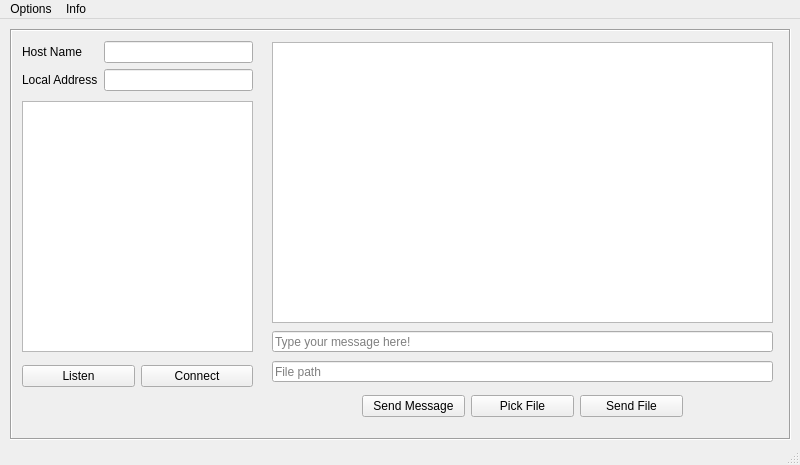
<?xml version="1.0" encoding="UTF-8"?>
<ui version="4.0">
 <class>MainWindow</class>
 <widget class="QMainWindow" name="MainWindow">
  <property name="windowModality">
   <enum>Qt::ApplicationModal</enum>
  </property>
  <property name="enabled">
   <bool>true</bool>
  </property>
  <property name="geometry">
   <rect>
    <x>0</x>
    <y>0</y>
    <width>800</width>
    <height>465</height>
   </rect>
  </property>
  <property name="minimumSize">
   <size>
    <width>800</width>
    <height>465</height>
   </size>
  </property>
  <property name="maximumSize">
   <size>
    <width>800</width>
    <height>465</height>
   </size>
  </property>
  <property name="windowTitle">
   <string>MainWindow</string>
  </property>
  <property name="tabShape">
   <enum>QTabWidget::Triangular</enum>
  </property>
  <property name="unifiedTitleAndToolBarOnMac">
   <bool>false</bool>
  </property>
  <widget class="QWidget" name="centralwidget">
   <widget class="QStackedWidget" name="stackedWidget">
    <property name="geometry">
     <rect>
      <x>10</x>
      <y>10</y>
      <width>781</width>
      <height>411</height>
     </rect>
    </property>
    <property name="acceptDrops">
     <bool>true</bool>
    </property>
    <property name="frameShape">
     <enum>QFrame::Box</enum>
    </property>
    <property name="frameShadow">
     <enum>QFrame::Sunken</enum>
    </property>
    <property name="currentIndex">
     <number>0</number>
    </property>
    <widget class="QWidget" name="page_main">
     <widget class="QWidget" name="formLayoutWidget_2">
      <property name="geometry">
       <rect>
        <x>10</x>
        <y>10</y>
        <width>231</width>
        <height>51</height>
       </rect>
      </property>
      <layout class="QFormLayout" name="formLayout_user_peerdata">
       <item row="0" column="0">
        <widget class="QLabel" name="label_user_hostname">
         <property name="text">
          <string>Host Name</string>
         </property>
        </widget>
       </item>
       <item row="0" column="1">
        <widget class="QLineEdit" name="lineEdit_user_hostname">
         <property name="toolTip">
          <string>Your name. Default is your PC name.</string>
         </property>
         <property name="alignment">
          <set>Qt::AlignRight|Qt::AlignTrailing|Qt::AlignVCenter</set>
         </property>
         <property name="readOnly">
          <bool>false</bool>
         </property>
        </widget>
       </item>
       <item row="1" column="0">
        <widget class="QLabel" name="label_user_local_address">
         <property name="text">
          <string>Local Address</string>
         </property>
        </widget>
       </item>
       <item row="1" column="1">
        <widget class="QLineEdit" name="lineEdit_user_local_address">
         <property name="toolTip">
          <string>Your IPv4 address.</string>
         </property>
         <property name="alignment">
          <set>Qt::AlignCenter</set>
         </property>
         <property name="readOnly">
          <bool>false</bool>
         </property>
        </widget>
       </item>
      </layout>
     </widget>
     <widget class="QListView" name="listView_sockets">
      <property name="geometry">
       <rect>
        <x>10</x>
        <y>70</y>
        <width>231</width>
        <height>251</height>
       </rect>
      </property>
      <property name="toolTip">
       <string>List of peersockets.</string>
      </property>
      <property name="frameShape">
       <enum>QFrame::StyledPanel</enum>
      </property>
      <property name="editTriggers">
       <set>QAbstractItemView::EditKeyPressed</set>
      </property>
      <property name="isWrapping" stdset="0">
       <bool>false</bool>
      </property>
      <property name="wordWrap">
       <bool>true</bool>
      </property>
     </widget>
     <widget class="QListView" name="listView_chat">
      <property name="geometry">
       <rect>
        <x>260</x>
        <y>11</y>
        <width>501</width>
        <height>281</height>
       </rect>
      </property>
      <property name="toolTip">
       <string>Chat panel of selected peersocket.</string>
      </property>
      <property name="accessibleDescription">
       <string/>
      </property>
      <property name="frameShape">
       <enum>QFrame::StyledPanel</enum>
      </property>
      <property name="editTriggers">
       <set>QAbstractItemView::EditKeyPressed</set>
      </property>
      <property name="isWrapping" stdset="0">
       <bool>false</bool>
      </property>
      <property name="wordWrap">
       <bool>true</bool>
      </property>
     </widget>
     <widget class="QLineEdit" name="lineEdit_message">
      <property name="geometry">
       <rect>
        <x>260</x>
        <y>300</y>
        <width>501</width>
        <height>21</height>
       </rect>
      </property>
      <property name="toolTip">
       <string>Message box. Enter is the hot key for sending message.</string>
      </property>
      <property name="placeholderText">
       <string>Type your message here!</string>
      </property>
     </widget>
     <widget class="QWidget" name="horizontalLayoutWidget">
      <property name="geometry">
       <rect>
        <x>350</x>
        <y>360</y>
        <width>321</width>
        <height>31</height>
       </rect>
      </property>
      <layout class="QHBoxLayout" name="horizontalLayout_chat_buttons">
       <item>
        <widget class="QPushButton" name="pushButton_send_message">
         <property name="toolTip">
          <string>Send your message with this button.</string>
         </property>
         <property name="text">
          <string>Send Message</string>
         </property>
        </widget>
       </item>
       <item>
        <widget class="QPushButton" name="pushButton_pick_file">
         <property name="toolTip">
          <string>Opens file dialog.</string>
         </property>
         <property name="text">
          <string>Pick File</string>
         </property>
        </widget>
       </item>
       <item>
        <widget class="QPushButton" name="pushButton_send_file">
         <property name="toolTip">
          <string>Send your file with this button.</string>
         </property>
         <property name="text">
          <string>Send File</string>
         </property>
        </widget>
       </item>
      </layout>
     </widget>
     <widget class="QWidget" name="horizontalLayoutWidget_2">
      <property name="geometry">
       <rect>
        <x>10</x>
        <y>330</y>
        <width>231</width>
        <height>31</height>
       </rect>
      </property>
      <layout class="QHBoxLayout" name="horizontalLayout_operation_buttons">
       <item>
        <widget class="QPushButton" name="pushButton_listen">
         <property name="toolTip">
          <string>To create a server peersocket.</string>
         </property>
         <property name="text">
          <string>Listen</string>
         </property>
        </widget>
       </item>
       <item>
        <widget class="QPushButton" name="pushButton_connect">
         <property name="toolTip">
          <string>To create a client peersocket.</string>
         </property>
         <property name="text">
          <string>Connect</string>
         </property>
        </widget>
       </item>
      </layout>
     </widget>
     <widget class="QLineEdit" name="lineEdit_file_path">
      <property name="geometry">
       <rect>
        <x>260</x>
        <y>330</y>
        <width>501</width>
        <height>21</height>
       </rect>
      </property>
      <property name="toolTip">
       <string>Message box. Enter key is the hot key for sending message.</string>
      </property>
      <property name="placeholderText">
       <string>File path</string>
      </property>
     </widget>
    </widget>
    <widget class="QWidget" name="page_help">
     <widget class="QPushButton" name="pushButton_guide_back">
      <property name="geometry">
       <rect>
        <x>340</x>
        <y>370</y>
        <width>75</width>
        <height>23</height>
       </rect>
      </property>
      <property name="text">
       <string>Back</string>
      </property>
     </widget>
     <widget class="QPlainTextEdit" name="plainTextEdit_guide">
      <property name="geometry">
       <rect>
        <x>10</x>
        <y>30</y>
        <width>751</width>
        <height>331</height>
       </rect>
      </property>
      <property name="focusPolicy">
       <enum>Qt::StrongFocus</enum>
      </property>
      <property name="acceptDrops">
       <bool>false</bool>
      </property>
      <property name="styleSheet">
       <string notr="true"/>
      </property>
      <property name="inputMethodHints">
       <set>Qt::ImhNone</set>
      </property>
      <property name="frameShape">
       <enum>QFrame::NoFrame</enum>
      </property>
      <property name="frameShadow">
       <enum>QFrame::Sunken</enum>
      </property>
      <property name="verticalScrollBarPolicy">
       <enum>Qt::ScrollBarAlwaysOff</enum>
      </property>
      <property name="horizontalScrollBarPolicy">
       <enum>Qt::ScrollBarAlwaysOff</enum>
      </property>
      <property name="sizeAdjustPolicy">
       <enum>QAbstractScrollArea::AdjustIgnored</enum>
      </property>
      <property name="documentTitle">
       <string/>
      </property>
      <property name="undoRedoEnabled">
       <bool>false</bool>
      </property>
      <property name="lineWrapMode">
       <enum>QPlainTextEdit::WidgetWidth</enum>
      </property>
      <property name="readOnly">
       <bool>true</bool>
      </property>
      <property name="plainText">
       <string>Host Name and Local Address:
PeerConn automatically assigns your computer name as &quot;Host Name&quot; and finds your IPv4 to assign it as &quot;Local Address&quot;. The most important thing here is your Local Address, which you can use to set up listener peer sockets for incoming connections, or to connect to another computer using its IPv4.

Listen and Connect buttons:
These buttons allow you to create 2 different types of peersockets, these are server and client peersockets. When you create a peersocket it will appear in a list on the left hand side of the window.

Peersockets:
The left pane of the window is a list of peersockets. You can select a peersocket by clicking on it. When a socket is selected, you can only interact with that peersocket. You can also change the name of the peersocket from the context menu that opens when you right click on it.

Server Peersocket:
This type of peersocket is for incoming connections. A server peersocket has a down arrow icon to indicate that it is a server.

Client Peersocket:
This type of peersocket is for connecting to a server peersocket. A client peersocket has an up arrow icon to indicate that it is a client.

Peersocket icon colours:
       Yellow: Indicates that it is active and waiting for a connection.
       Green: Indicates that it is active and connected.
       Red: Indicates inactive and connection lost.

To connect over different networks you should use 3rd party tools. (e.g. Localtonet)</string>
      </property>
      <property name="overwriteMode">
       <bool>false</bool>
      </property>
      <property name="backgroundVisible">
       <bool>false</bool>
      </property>
      <property name="centerOnScroll">
       <bool>false</bool>
      </property>
     </widget>
     <widget class="QLabel" name="label_about_2">
      <property name="geometry">
       <rect>
        <x>10</x>
        <y>10</y>
        <width>31</width>
        <height>16</height>
       </rect>
      </property>
      <property name="text">
       <string>Guide</string>
      </property>
     </widget>
    </widget>
    <widget class="QWidget" name="page_about">
     <widget class="QPlainTextEdit" name="plainTextEdit_about">
      <property name="geometry">
       <rect>
        <x>10</x>
        <y>30</y>
        <width>751</width>
        <height>191</height>
       </rect>
      </property>
      <property name="focusPolicy">
       <enum>Qt::StrongFocus</enum>
      </property>
      <property name="acceptDrops">
       <bool>false</bool>
      </property>
      <property name="styleSheet">
       <string notr="true"/>
      </property>
      <property name="inputMethodHints">
       <set>Qt::ImhNone</set>
      </property>
      <property name="frameShape">
       <enum>QFrame::NoFrame</enum>
      </property>
      <property name="frameShadow">
       <enum>QFrame::Sunken</enum>
      </property>
      <property name="verticalScrollBarPolicy">
       <enum>Qt::ScrollBarAlwaysOff</enum>
      </property>
      <property name="horizontalScrollBarPolicy">
       <enum>Qt::ScrollBarAlwaysOff</enum>
      </property>
      <property name="sizeAdjustPolicy">
       <enum>QAbstractScrollArea::AdjustIgnored</enum>
      </property>
      <property name="documentTitle">
       <string/>
      </property>
      <property name="undoRedoEnabled">
       <bool>false</bool>
      </property>
      <property name="lineWrapMode">
       <enum>QPlainTextEdit::WidgetWidth</enum>
      </property>
      <property name="readOnly">
       <bool>true</bool>
      </property>
      <property name="plainText">
       <string>PeerConn is a peer-to-peer socket chat desktop application. It allows you to create multiple sockets to communicate with other sockets. It aims to manage communication and data transfer between computers with a user-friendly graphical interface.

It is developed using Python and many libraries used in development such as PyQt5, asyncio, psutil, logging. 

Due to the handling of multiple sockets and data transfer processes, PeerConn has to work in an async loop. For this reason there are 2 threads that this program has to use. The main thread is for the PyQt5 interface and the other is for PeerConn itself. 

For the sake of integration of PeerConn with PyQt5 and the performance of the application and the nature of async programming, PeerConn has a main method that remains a loop that handles runtime transactions and waits for runtime commands via event. This way all tasks are created in the same loop and are able to execute certain methods in a sync code and it also keeps async sockets alive.

It has a basic logging system that logs actions and errors in the program to a file with the extension &quot;log&quot;.</string>
      </property>
      <property name="overwriteMode">
       <bool>false</bool>
      </property>
      <property name="backgroundVisible">
       <bool>false</bool>
      </property>
      <property name="centerOnScroll">
       <bool>false</bool>
      </property>
     </widget>
     <widget class="QLabel" name="label_about">
      <property name="geometry">
       <rect>
        <x>10</x>
        <y>10</y>
        <width>81</width>
        <height>16</height>
       </rect>
      </property>
      <property name="text">
       <string>About PeerConn</string>
      </property>
     </widget>
     <widget class="QLabel" name="label_developer_request">
      <property name="geometry">
       <rect>
        <x>10</x>
        <y>240</y>
        <width>91</width>
        <height>16</height>
       </rect>
      </property>
      <property name="text">
       <string>Developer Request</string>
      </property>
     </widget>
     <widget class="QPlainTextEdit" name="plainTextEdit_developer_request">
      <property name="geometry">
       <rect>
        <x>10</x>
        <y>260</y>
        <width>751</width>
        <height>61</height>
       </rect>
      </property>
      <property name="focusPolicy">
       <enum>Qt::StrongFocus</enum>
      </property>
      <property name="acceptDrops">
       <bool>false</bool>
      </property>
      <property name="styleSheet">
       <string notr="true"/>
      </property>
      <property name="inputMethodHints">
       <set>Qt::ImhNone</set>
      </property>
      <property name="frameShape">
       <enum>QFrame::NoFrame</enum>
      </property>
      <property name="frameShadow">
       <enum>QFrame::Sunken</enum>
      </property>
      <property name="verticalScrollBarPolicy">
       <enum>Qt::ScrollBarAlwaysOff</enum>
      </property>
      <property name="horizontalScrollBarPolicy">
       <enum>Qt::ScrollBarAlwaysOff</enum>
      </property>
      <property name="sizeAdjustPolicy">
       <enum>QAbstractScrollArea::AdjustIgnored</enum>
      </property>
      <property name="documentTitle">
       <string/>
      </property>
      <property name="undoRedoEnabled">
       <bool>false</bool>
      </property>
      <property name="lineWrapMode">
       <enum>QPlainTextEdit::WidgetWidth</enum>
      </property>
      <property name="readOnly">
       <bool>true</bool>
      </property>
      <property name="plainText">
       <string>Please report any bugs you have found when using PeerConn. I would also be grateful if you could let me know what you think is missing from PeerConn.

github.com/Polybotumian</string>
      </property>
      <property name="overwriteMode">
       <bool>false</bool>
      </property>
      <property name="backgroundVisible">
       <bool>false</bool>
      </property>
      <property name="centerOnScroll">
       <bool>false</bool>
      </property>
     </widget>
     <widget class="QPushButton" name="pushButton_about_back">
      <property name="geometry">
       <rect>
        <x>340</x>
        <y>370</y>
        <width>75</width>
        <height>23</height>
       </rect>
      </property>
      <property name="text">
       <string>Back</string>
      </property>
     </widget>
    </widget>
   </widget>
  </widget>
  <widget class="QMenuBar" name="menubar">
   <property name="geometry">
    <rect>
     <x>0</x>
     <y>0</y>
     <width>800</width>
     <height>21</height>
    </rect>
   </property>
   <widget class="QMenu" name="menuAbout">
    <property name="title">
     <string>Info</string>
    </property>
    <addaction name="actionHelp"/>
    <addaction name="separator"/>
    <addaction name="actionAbout"/>
   </widget>
   <widget class="QMenu" name="menuOptions">
    <property name="title">
     <string>Options</string>
    </property>
    <addaction name="actionPreferences"/>
    <addaction name="separator"/>
    <addaction name="actionChange_My_Data"/>
   </widget>
   <addaction name="menuOptions"/>
   <addaction name="menuAbout"/>
  </widget>
  <widget class="QStatusBar" name="statusbar"/>
  <action name="actionPreferences">
   <property name="text">
    <string>Theme</string>
   </property>
  </action>
  <action name="actionHelp">
   <property name="text">
    <string>Help</string>
   </property>
  </action>
  <action name="actionAbout">
   <property name="text">
    <string>About</string>
   </property>
  </action>
  <action name="actionChange_My_Data">
   <property name="text">
    <string>My Data</string>
   </property>
  </action>
 </widget>
 <resources/>
 <connections/>
</ui>
